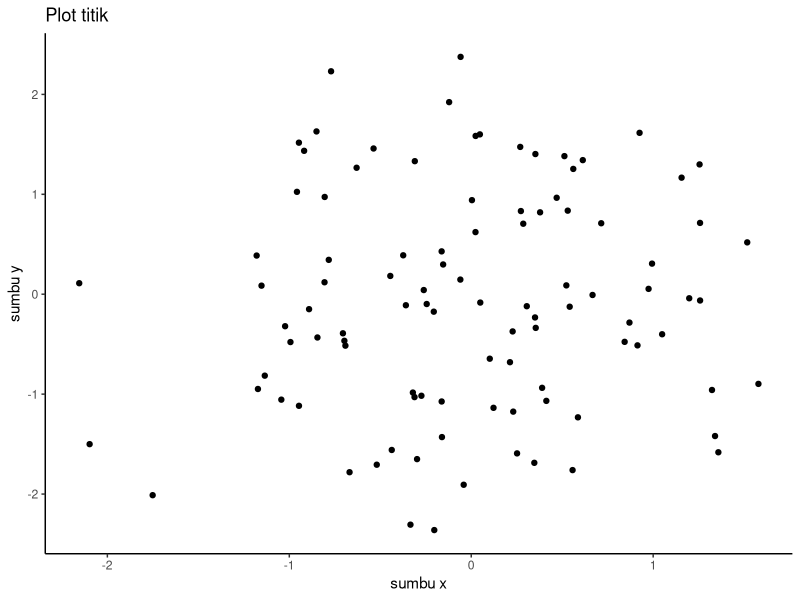
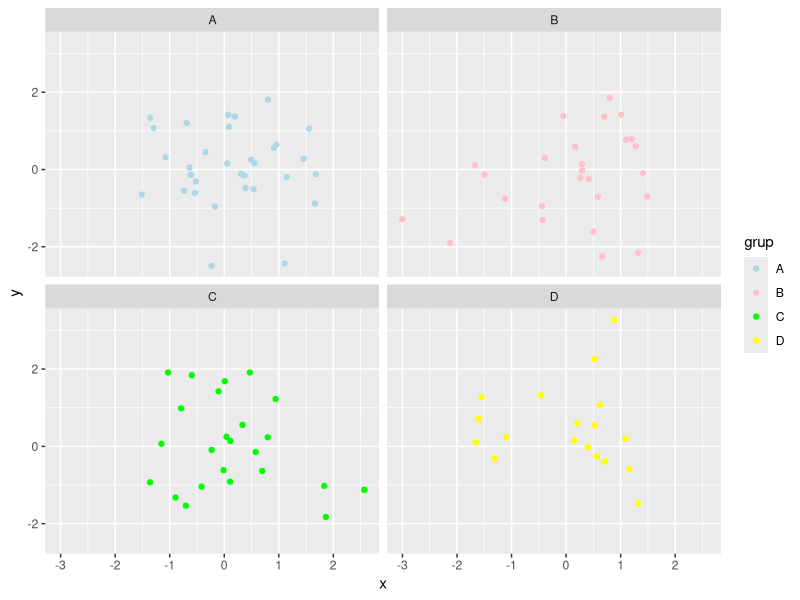
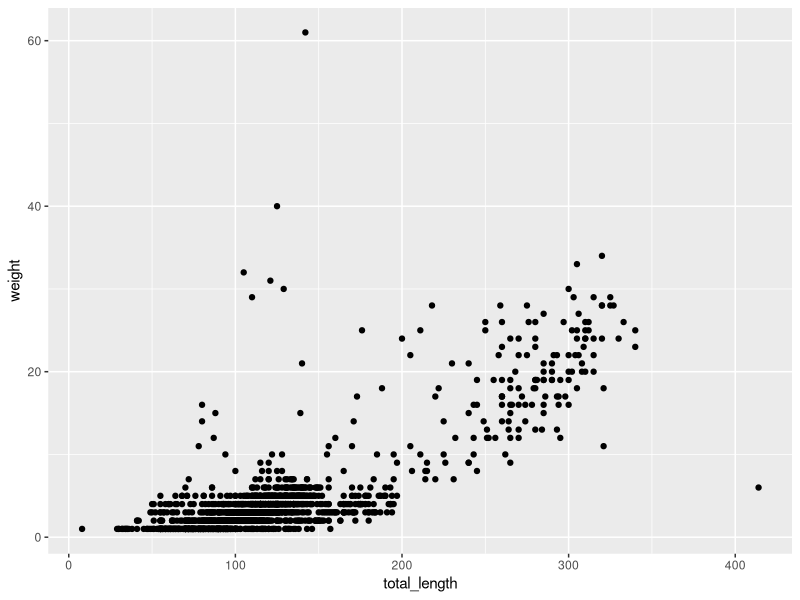

These charts were generated, in order, by the following R code:
## ---- chunk 1
knitr::opts_chunk$set(echo = TRUE)
## ---- chunk 2
library(ggplot2)
data <- data.frame(x = rnorm(100), y = rnorm(100))
ggplot(data, aes(x = x, y = y)) + 
  geom_point() +
  labs(title = "Plot titik", x = "sumbu x", y = "sumbu y") +
  theme_classic()
## ---- chunk 3
data <- data.frame(x = rnorm(100), y = rnorm(100), grup = sample(c("A", "B", "C", "D"), 100, replace = TRUE))
ggplot(data, aes(x = x, y = y, color = grup)) + 
  geom_point() +
  facet_wrap(~grup) +
  scale_color_manual(values = c("A" = "lightblue", "B" = "pink", "C" = "green", "D" = "yellow"))
## ---- chunk 4
library(readr)
lizard <- read.csv("lizards.csv")
View(lizard)
## ---- chunk 5
library(ggplot2)
ggplot(lizard, aes(x = total_length, y = weight)) +
  geom_point()
  labs(title = "Plot titik", x = "total length", y = "weight") +
  theme_classic()
